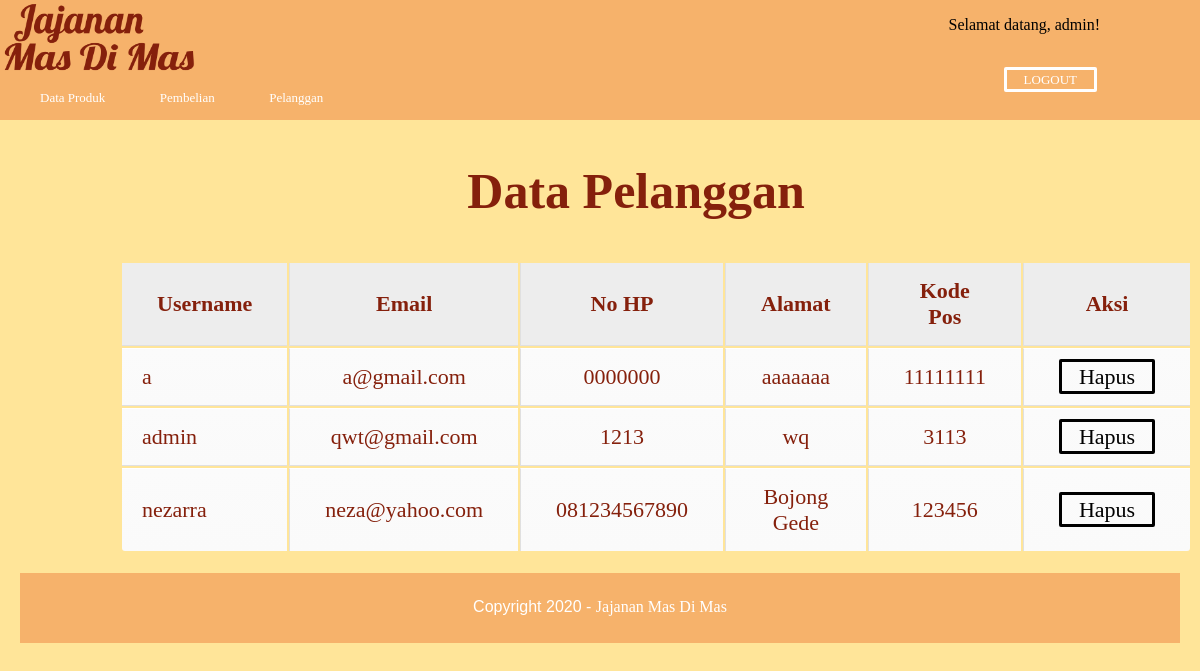
The page /pelanggan.php (signed in) on the database its author committed.
### tables this page shows
CREATE TABLE `pengguna` (
  `username` varchar(20) NOT NULL,
  `email` varchar(100) NOT NULL,
  `nohp` varchar(15) NOT NULL,
  `password` varchar(20) NOT NULL,
  `password2` varchar(20) NOT NULL,
  `alamat` text NOT NULL,
  `kodepos` varchar(50) NOT NULL
);

### pelanggan.php (the view, shortened to what this page needs)
<!DOCTYPE html>
<html>
<head>
	<link rel='stylesheet' href='css/admin.css'>
</head>
<body>
	<div class='header'>
		<a href="admin.php" class="custom-logo-link" rel="home" aria-current="page"><img width="200" height="80px" src="gambar/logo.png" class="custom-logo"/></a>
		<div class="menu-header-1">
			<div class="a">
				<ul>
					<p>Selamat datang, <?php echo $_SESSION['username']; ?>!</p>
					<li><a href="logout.php">LOGOUT</a></li>
				</ul>
			</div>
			<div class="c">
			</div>
		</div>
		<div class="menu-header-2">
		</div>
	</div>
	<div class="header-2">
		<div class="menu-header-2">
			<ul>
				<li><a href="dataproduk.php">Data Produk</a></li>
				<li><a href="pembelian.php">Pembelian</a></li>
				<li><a href="pelanggan.php">Pelanggan</a></li>
			</ul>
		</div>
	</div>
	<div class='gambar'>
		<h2> Data Pelanggan </h2>
		<table class="table">
			<thead>
				<tr>
					<th>Username</th>
					<th>Email</th>
					<th>No HP</th>
					<th>Alamat</th>
					<th>Kode Pos</th>
					<th>Aksi</th>
				</tr>
			</thead>
			<tbody>
				<?php
				include 'konek.php';
				$ambil=$con->query("SELECT * FROM pengguna"); ?>
				<?php while($pecah = $ambil->fetch_assoc()){ ?>
					<tr>
						<td><?php echo $pecah['username'];?></td>
						<td><?php echo $pecah['email'];?></td>
						<td><?php echo $pecah['nohp'];?></td>
						<td><?php echo $pecah['alamat'];?></td>
						<td><?php echo $pecah['kodepos'];?></td>
						<td>
							<a href="admin.php?halaman=hapuspelanggan&id=<?php echo $pecah['username'];?>" class="btn">Hapus</a>
						</td>
					</tr>
				<?php } ?>
			</tbody>
		</table>
	</div>
	<div class='footer'>
		<p>Copyright 2020 - <a href=''>Jajanan Mas Di Mas</a></p>
	</div>
</body>
</html>

### css/admin.css (style rules this page uses)
body { background-color: #FFE599; margin: 0; font-family: sans-serif; }
.header { width: 100%; height: 60px; background-color: #F6B26B; }
.menu-header-1 { float: right; height: 60px; width: 40%; border-left: 0px solid; text-align: right; font-family: signika; }
.menu-header-1 .a { border-left: 0px solid; width: 44%; float: right; height: 60px; margin-right: 100px; }
.menu-header-1 .a ul a { font-size: 13px; font-family: Arial Black; font-style: bold; text-decoration: none; color: white; }
.menu-header-1 .a ul li { display: inline-block; position: relative; margin-top: 20px; margin-right: 3px; }
.menu-header-1 .a ul li a { color: white; text-decoration: none; border: 3px solid; border-radius: 2px; padding: 2px 17px 2px 17px; transition: 0.5s ease; }
.menu-header-1 .c { margin-top: 20px; width: 34%; float: right; height: 60px; text-align: center; }
.menu-header-2 { float: right; height: 60px; width: 40%; }
.header-2 { width: 100%; height: 60px; background-color: #F6B26B; }
.header-2 .menu-header-2 { margin-left: 4%; width: 100%; height: 43px; }
.menu-header-2 ul li { display: inline-block; position: relative; list-style-type: none; margin-right: 50px; margin-top: 12px; }
.menu-header-2 ul li a { font-size: 13px; font-family: Arial Black; font-style: bold; text-decoration: none; color: white; }
.gambar { width: 90%; display: grid; grid-template-columns: 1fr; margin:auto; }
.gambar h2 { margin-left: 20px; font-family: Brush Script MT; color: #85200c; font-size: 50px; text-align: center; position: relative; }
.table { margin-left: 60px; font-size: 22px; font-family: times; color: #85200c; position: relative; }
table th { padding: 15px 35px; border-left:1px solid #e0e0e0; border-bottom: 1px solid #e0e0e0; background: #ededed; }
table th:first-child { border-left:none; }
table tr { text-align: center; padding-left: 20px; }
table td:first-child { text-align: left; padding-left: 20px; border-left: 0; }
table td { padding: 15px 35px; border-top: 1px solid #ffffff; border-bottom: 1px solid #e0e0e0; border-left: 1px solid #e0e0e0; background: #fafafa; background: -webkit-gradient(linear, left top, left bottom, from(#fbfbfb), to(#fafafa)); background: -moz-linear-gradient(top, #fbfbfb, #fafafa); }
table tr:last-child td { border-bottom: 0; }
table tr:last-child td:first-child { -moz-border-radius-bottomleft: 3px; -webkit-border-bottom-left-radius: 3px; border-bottom-left-radius: 3px; }
table tr:last-child td:last-child { -moz-border-radius-bottomright: 3px; -webkit-border-bottom-right-radius: 3px; border-bottom-right-radius: 3px; }
.table tbody a { color: black; text-decoration: none; border: 3px solid; border-radius: 2px; padding: 2px 17px 2px 17px; transition: 0.5s ease; }
.footer { text-align: center; margin: 20px; color: white; background: #F6B26B; height: 70px; }
.footer p { padding-top:25px; }
.footer a { text-decoration: none; color: white; font-style: bold; font-family: signika; }

### rows shown on the page
pengguna: username "a", email "a@gmail.com", nohp "0000000", alamat "aaaaaaa", kodepos "11111111"
pengguna: username "admin", email "qwt@gmail.com", nohp "1213", alamat "wq", kodepos "3113"
pengguna: username "nezarra", email "neza@yahoo.com", nohp "081234567890", alamat "Bojong Gede", kodepos "123456"

### other values the page prints
$_SESSION['username'] "admin"
